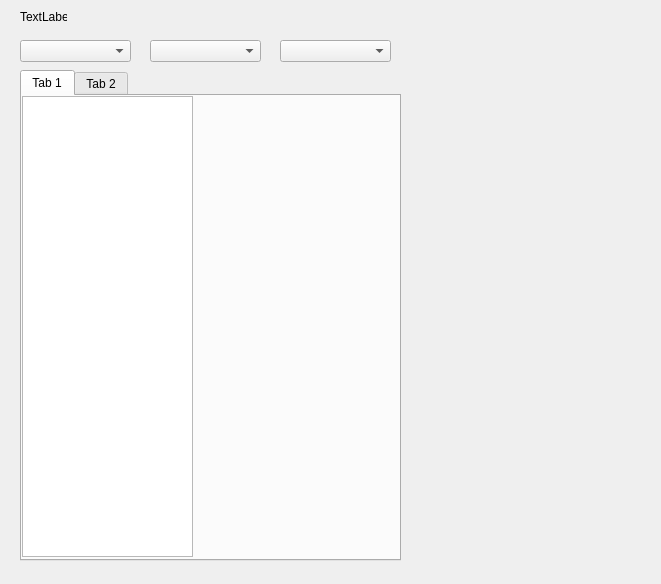
<?xml version="1.0" encoding="UTF-8"?>
<ui version="4.0">
 <class>Widget</class>
 <widget class="QWidget" name="Widget">
  <property name="geometry">
   <rect>
    <x>0</x>
    <y>0</y>
    <width>661</width>
    <height>584</height>
   </rect>
  </property>
  <property name="windowTitle">
   <string>Widget</string>
  </property>
  <widget class="QLabel" name="label">
   <property name="geometry">
    <rect>
     <x>20</x>
     <y>10</y>
     <width>47</width>
     <height>13</height>
    </rect>
   </property>
   <property name="text">
    <string>TextLabel</string>
   </property>
  </widget>
  <widget class="QComboBox" name="comboBox">
   <property name="geometry">
    <rect>
     <x>20</x>
     <y>40</y>
     <width>111</width>
     <height>22</height>
    </rect>
   </property>
  </widget>
  <widget class="QComboBox" name="comboBox_2">
   <property name="geometry">
    <rect>
     <x>150</x>
     <y>40</y>
     <width>111</width>
     <height>22</height>
    </rect>
   </property>
  </widget>
  <widget class="QComboBox" name="comboBox_3">
   <property name="geometry">
    <rect>
     <x>280</x>
     <y>40</y>
     <width>111</width>
     <height>22</height>
    </rect>
   </property>
  </widget>
  <widget class="QTabWidget" name="tabWidget">
   <property name="geometry">
    <rect>
     <x>20</x>
     <y>70</y>
     <width>381</width>
     <height>491</height>
    </rect>
   </property>
   <property name="currentIndex">
    <number>0</number>
   </property>
   <widget class="QWidget" name="tab">
    <attribute name="title">
     <string>Tab 1</string>
    </attribute>
    <widget class="QListWidget" name="lwt_">
     <property name="geometry">
      <rect>
       <x>0</x>
       <y>0</y>
       <width>171</width>
       <height>461</height>
      </rect>
     </property>
    </widget>
   </widget>
   <widget class="QWidget" name="tab_2">
    <attribute name="title">
     <string>Tab 2</string>
    </attribute>
   </widget>
  </widget>
 </widget>
 <layoutdefault spacing="6" margin="11"/>
 <resources/>
 <connections/>
</ui>
